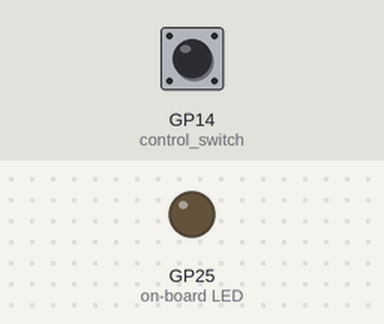
The program below on a simulated Raspberry Pi Pico running MicroPython. Shown: output pins drawn as LEDs (lit = HIGH). Dashed ring = blinking. The test bench sets the inputs (shaded band); at power-on: GP14 (control_switch) HIGH.

Above: at 1.2 s.
1.3 s: GP14 (control_switch) pulled LOW for 0.15 s
At 1.55 s:
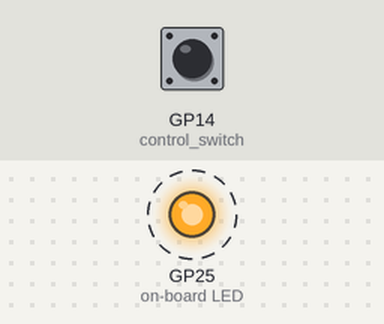
Timing chart, 0 to 4.3 s (numbered marks = the images above; inputs shaded):
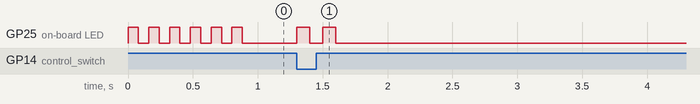

Measured:
- after the input at 1.3 s, GP25 (on-board LED): alternates HIGH for 0.10 s and LOW for 0.10 s, 4 changes in all, then stays LOW, starting at once
- by itself, GP25 (on-board LED): alternates HIGH for 0.08 s and LOW for 0.08 s, 12 changes in all, then stays LOW

The program:

switch_tests.py
```python
# test_modules\switch_tests.py

from time import sleep

from machine import Pin
from picozero import pico_led


def pin_cycle(pin, time_diff, cycles):
    for _ in range(cycles):
        pin.on()
        sleep(time_diff)
        pin.off()
        sleep(time_diff)


# Blink the pico_led so we know the thing's starting up:
pin_cycle(pico_led, 0.08, 6)

# Set pins for `reset_button` and `control_switch`:
reset_button = Pin(15, Pin.IN, Pin.PULL_UP)
control_switch = Pin(14, Pin.IN, Pin.PULL_UP)


def control_handler(pin, time_diff=0.1, cycles=2):
    for _ in range(cycles):
        pin.on()
        sleep(time_diff)
        pin.off()
        sleep(time_diff)


reset_button.irq(trigger=Pin.IRQ_FALLING, handler=lambda pin: control_handler(pico_led))
control_switch.irq(
    trigger=Pin.IRQ_FALLING, handler=lambda pin: control_handler(pico_led)
)
```
